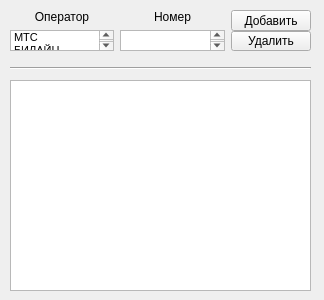
<?xml version="1.0" encoding="UTF-8"?>
<ui version="4.0">
 <class>MainWindow</class>
 <widget class="QMainWindow" name="MainWindow">
  <property name="geometry">
   <rect>
    <x>0</x>
    <y>0</y>
    <width>324</width>
    <height>300</height>
   </rect>
  </property>
  <property name="windowTitle">
   <string>MainWindow</string>
  </property>
  <widget class="QWidget" name="centralwidget">
   <widget class="Line" name="line">
    <property name="geometry">
     <rect>
      <x>10</x>
      <y>60</y>
      <width>301</width>
      <height>16</height>
     </rect>
    </property>
    <property name="orientation">
     <enum>Qt::Horizontal</enum>
    </property>
   </widget>
   <widget class="QWidget" name="gridLayoutWidget">
    <property name="geometry">
     <rect>
      <x>10</x>
      <y>10</y>
      <width>301</width>
      <height>41</height>
     </rect>
    </property>
    <layout class="QGridLayout" name="gridLayout">
     <item row="0" column="0">
      <layout class="QVBoxLayout" name="verticalLayout">
       <item>
        <widget class="QLabel" name="label">
         <property name="text">
          <string>Оператор</string>
         </property>
         <property name="alignment">
          <set>Qt::AlignCenter</set>
         </property>
        </widget>
       </item>
       <item>
        <widget class="QListWidget" name="operator1">
         <property name="font">
          <font>
           <pointsize>8</pointsize>
          </font>
         </property>
         <property name="autoScrollMargin">
          <number>21</number>
         </property>
         <item>
          <property name="text">
           <string>МТС</string>
          </property>
         </item>
         <item>
          <property name="text">
           <string>БИЛАЙН</string>
          </property>
         </item>
         <item>
          <property name="text">
           <string>МЕГАФОН</string>
          </property>
         </item>
         <item>
          <property name="text">
           <string>ТЕЛЕ2</string>
          </property>
         </item>
        </widget>
       </item>
      </layout>
     </item>
     <item row="0" column="1">
      <layout class="QVBoxLayout" name="verticalLayout_2">
       <item>
        <widget class="QLabel" name="label_2">
         <property name="text">
          <string>Номер</string>
         </property>
         <property name="alignment">
          <set>Qt::AlignCenter</set>
         </property>
        </widget>
       </item>
       <item>
        <widget class="QPlainTextEdit" name="number"/>
       </item>
      </layout>
     </item>
     <item row="0" column="2">
      <layout class="QVBoxLayout" name="verticalLayout_3">
       <property name="spacing">
        <number>0</number>
       </property>
       <item>
        <widget class="QPushButton" name="addButton">
         <property name="text">
          <string>Добавить</string>
         </property>
        </widget>
       </item>
       <item>
        <widget class="QPushButton" name="deleteButton">
         <property name="text">
          <string>Удалить</string>
         </property>
        </widget>
       </item>
      </layout>
     </item>
    </layout>
   </widget>
   <widget class="QTableWidget" name="tableWidget">
    <property name="geometry">
     <rect>
      <x>10</x>
      <y>80</y>
      <width>301</width>
      <height>211</height>
     </rect>
    </property>
   </widget>
  </widget>
 </widget>
 <resources/>
 <connections/>
</ui>
